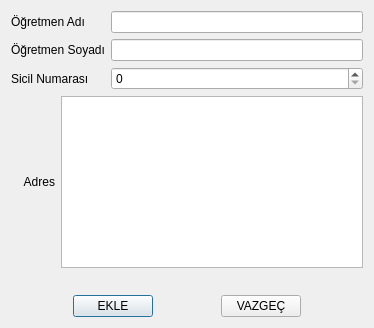
<?xml version="1.0" encoding="UTF-8"?>
<ui version="4.0">
 <class>ogretmenGiris</class>
 <widget class="QDialog" name="ogretmenGiris">
  <property name="geometry">
   <rect>
    <x>0</x>
    <y>0</y>
    <width>374</width>
    <height>328</height>
   </rect>
  </property>
  <property name="minimumSize">
   <size>
    <width>287</width>
    <height>221</height>
   </size>
  </property>
  <property name="maximumSize">
   <size>
    <width>374</width>
    <height>328</height>
   </size>
  </property>
  <property name="windowTitle">
   <string>ÖĞRETMEN EKLE</string>
  </property>
  <layout class="QGridLayout" name="gridLayout_2">
   <item row="2" column="0">
    <layout class="QHBoxLayout" name="horizontalLayout">
     <item>
      <spacer name="horizontalSpacer">
       <property name="orientation">
        <enum>Qt::Horizontal</enum>
       </property>
       <property name="sizeHint" stdset="0">
        <size>
         <width>40</width>
         <height>20</height>
        </size>
       </property>
      </spacer>
     </item>
     <item>
      <widget class="QPushButton" name="buton_ekle">
       <property name="text">
        <string>EKLE</string>
       </property>
       <property name="icon">
        <iconset resource="../../kaynaklar.qrc">
         <normaloff>:/resimler/resimler/resimler</normaloff>:/resimler/resimler/resimler</iconset>
       </property>
      </widget>
     </item>
     <item>
      <spacer name="horizontalSpacer_3">
       <property name="orientation">
        <enum>Qt::Horizontal</enum>
       </property>
       <property name="sizeHint" stdset="0">
        <size>
         <width>40</width>
         <height>20</height>
        </size>
       </property>
      </spacer>
     </item>
     <item>
      <widget class="QPushButton" name="vazgec">
       <property name="text">
        <string>VAZGEÇ</string>
       </property>
       <property name="icon">
        <iconset resource="../../kaynaklar.qrc">
         <normaloff>:/resimler/resimler/okulOtomasyonu</normaloff>:/resimler/resimler/okulOtomasyonu</iconset>
       </property>
      </widget>
     </item>
     <item>
      <spacer name="horizontalSpacer_2">
       <property name="orientation">
        <enum>Qt::Horizontal</enum>
       </property>
       <property name="sizeHint" stdset="0">
        <size>
         <width>40</width>
         <height>20</height>
        </size>
       </property>
      </spacer>
     </item>
    </layout>
   </item>
   <item row="0" column="0">
    <layout class="QGridLayout" name="gridLayout">
     <item row="0" column="0" colspan="2">
      <widget class="QLabel" name="ogretmenadi_label">
       <property name="text">
        <string>Öğretmen Adı</string>
       </property>
       <property name="buddy">
        <cstring>lineEdit_ogretmenadi</cstring>
       </property>
      </widget>
     </item>
     <item row="0" column="2">
      <widget class="QLineEdit" name="lineEdit_ogretmenadi"/>
     </item>
     <item row="1" column="0" colspan="2">
      <widget class="QLabel" name="ogretmensoyad_label">
       <property name="text">
        <string>Öğretmen Soyadı</string>
       </property>
       <property name="buddy">
        <cstring>lineEdit_ogretmensoyad</cstring>
       </property>
      </widget>
     </item>
     <item row="1" column="2">
      <widget class="QLineEdit" name="lineEdit_ogretmensoyad"/>
     </item>
     <item row="2" column="0" colspan="2">
      <widget class="QLabel" name="sicil_label">
       <property name="text">
        <string>Sicil Numarası</string>
       </property>
       <property name="buddy">
        <cstring>spinBox_SicilNumarasi</cstring>
       </property>
      </widget>
     </item>
     <item row="2" column="2">
      <widget class="QSpinBox" name="spinBox_SicilNumarasi">
       <property name="maximum">
        <number>999999999</number>
       </property>
      </widget>
     </item>
     <item row="3" column="0">
      <widget class="QLabel" name="adres_label">
       <property name="text">
        <string>Adres</string>
       </property>
       <property name="alignment">
        <set>Qt::AlignRight|Qt::AlignTrailing|Qt::AlignVCenter</set>
       </property>
       <property name="buddy">
        <cstring>plainTextEdit_adres</cstring>
       </property>
      </widget>
     </item>
     <item row="3" column="1" colspan="2">
      <widget class="QPlainTextEdit" name="plainTextEdit_adres"/>
     </item>
    </layout>
   </item>
   <item row="1" column="0">
    <spacer name="verticalSpacer">
     <property name="orientation">
      <enum>Qt::Vertical</enum>
     </property>
     <property name="sizeHint" stdset="0">
      <size>
       <width>20</width>
       <height>40</height>
      </size>
     </property>
    </spacer>
   </item>
  </layout>
 </widget>
 <tabstops>
  <tabstop>lineEdit_ogretmenadi</tabstop>
  <tabstop>lineEdit_ogretmensoyad</tabstop>
  <tabstop>spinBox_SicilNumarasi</tabstop>
  <tabstop>plainTextEdit_adres</tabstop>
  <tabstop>buton_ekle</tabstop>
  <tabstop>vazgec</tabstop>
 </tabstops>
 <resources>
  <include location="../../kaynaklar.qrc"/>
 </resources>
 <connections>
  <connection>
   <sender>vazgec</sender>
   <signal>clicked()</signal>
   <receiver>ogretmenGiris</receiver>
   <slot>reject()</slot>
   <hints>
    <hint type="sourcelabel">
     <x>300</x>
     <y>317</y>
    </hint>
    <hint type="destinationlabel">
     <x>188</x>
     <y>278</y>
    </hint>
   </hints>
  </connection>
  <connection>
   <sender>lineEdit_ogretmenadi</sender>
   <signal>textChanged(QString)</signal>
   <receiver>ogretmenGiris</receiver>
   <slot>GorselDegisti()</slot>
   <hints>
    <hint type="sourcelabel">
     <x>272</x>
     <y>31</y>
    </hint>
    <hint type="destinationlabel">
     <x>25</x>
     <y>230</y>
    </hint>
   </hints>
  </connection>
  <connection>
   <sender>lineEdit_ogretmensoyad</sender>
   <signal>textChanged(QString)</signal>
   <receiver>ogretmenGiris</receiver>
   <slot>GorselDegisti()</slot>
   <hints>
    <hint type="sourcelabel">
     <x>298</x>
     <y>59</y>
    </hint>
    <hint type="destinationlabel">
     <x>4</x>
     <y>152</y>
    </hint>
   </hints>
  </connection>
  <connection>
   <sender>plainTextEdit_adres</sender>
   <signal>textChanged()</signal>
   <receiver>ogretmenGiris</receiver>
   <slot>GorselDegisti()</slot>
   <hints>
    <hint type="sourcelabel">
     <x>284</x>
     <y>262</y>
    </hint>
    <hint type="destinationlabel">
     <x>7</x>
     <y>131</y>
    </hint>
   </hints>
  </connection>
  <connection>
   <sender>spinBox_SicilNumarasi</sender>
   <signal>valueChanged(int)</signal>
   <receiver>ogretmenGiris</receiver>
   <slot>GorselDegisti()</slot>
   <hints>
    <hint type="sourcelabel">
     <x>132</x>
     <y>72</y>
    </hint>
    <hint type="destinationlabel">
     <x>34</x>
     <y>289</y>
    </hint>
   </hints>
  </connection>
  <connection>
   <sender>buton_ekle</sender>
   <signal>clicked()</signal>
   <receiver>ogretmenGiris</receiver>
   <slot>ekle()</slot>
   <hints>
    <hint type="sourcelabel">
     <x>129</x>
     <y>305</y>
    </hint>
    <hint type="destinationlabel">
     <x>173</x>
     <y>302</y>
    </hint>
   </hints>
  </connection>
 </connections>
 <slots>
  <slot>GorselDegisti()</slot>
  <slot>ekle()</slot>
 </slots>
</ui>
